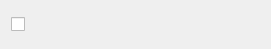
<?xml version="1.0" encoding="UTF-8"?>
<ui version="4.0">
 <class>MyArithUi</class>
 <widget class="QWidget" name="MyArithUi">
  <property name="geometry">
   <rect>
    <x>0</x>
    <y>0</y>
    <width>271</width>
    <height>49</height>
   </rect>
  </property>
  <property name="windowTitle">
   <string notr="true">Form</string>
  </property>
  <layout class="QHBoxLayout" name="horizontalLayout">
   <item>
    <widget class="QCheckBox" name="checkBox">
     <property name="text">
      <string/>
     </property>
    </widget>
   </item>
  </layout>
 </widget>
 <resources/>
 <connections/>
</ui>
